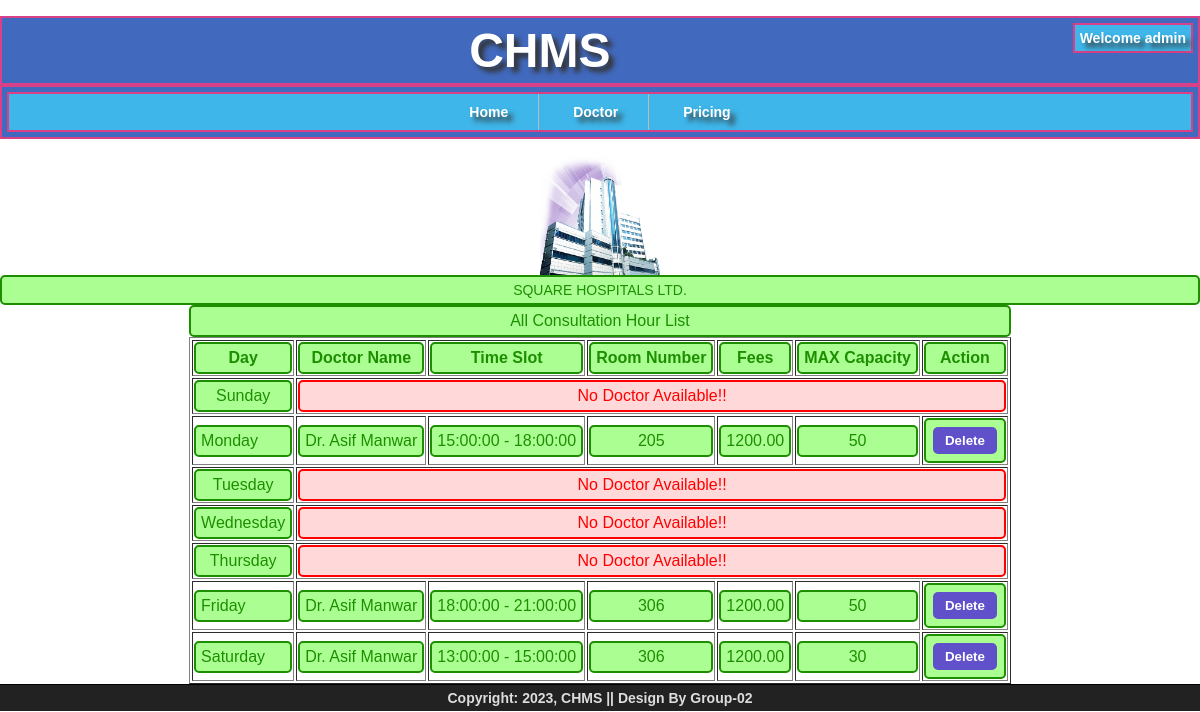
The app's page /chms/admin/hospital/consultation.php?H_ID=1004 (signed in) with its own data.
### tables this page shows
CREATE TABLE `hospital` (
  `ID` int(11) NOT NULL,
  `License_Number` int(11) NOT NULL,
  `Name` varchar(50) NOT NULL
);

CREATE TABLE `user_details` (
  `ID` int(11) NOT NULL,
  `User_Name` varchar(255) NOT NULL,
  `Password` char(255) NOT NULL,
  `Role` char(20) NOT NULL,
  `Phone_Number` char(15) NOT NULL,
  `Email` char(150) DEFAULT NULL,
  `Address` varchar(200) DEFAULT NULL,
  `Photo` char(50) DEFAULT NULL,
  `Status` tinyint(1) NOT NULL
);

CREATE TABLE `consultation` (
  `D_ID` int(11) NOT NULL,
  `H_ID` int(11) NOT NULL,
  `Day` char(10) NOT NULL,
  `Start_Time` time NOT NULL,
  `End_Time` time NOT NULL,
  `Room` int(4) NOT NULL,
  `Fees` decimal(6,2) NOT NULL,
  `MAX_Capacity` int(3) NOT NULL
);

CREATE TABLE `doctor` (
  `ID` int(11) NOT NULL,
  `License_Number` int(11) NOT NULL,
  `Fname` varchar(30) NOT NULL,
  `Lname` varchar(30) DEFAULT NULL,
  `Title` varchar(30) DEFAULT NULL,
  `DOB` date NOT NULL,
  `Gender` char(10) NOT NULL,
  `Experience_From` date NOT NULL,
  `Language` varchar(100) NOT NULL,
  `Current_Position` varchar(150) NOT NULL,
  `P_Location` varchar(150) NOT NULL
);

### CHMS/admin/hospital/consultation.php (the view, shortened to what this page needs)
<?php
include("../../common/header-content.php");
if(isset($_GET['H_ID'])){
	$H_ID = $_GET['H_ID'];
	$sql_info = "SELECT h.Name, u.Photo
		FROM hospital h, user_details u
		WHERE h.ID = u.ID AND h.ID = $H_ID";
		$result_info = mysqli_query($conn, $sql_info);
		$found_user = mysqli_fetch_array($result_info);
        $Name = $found_user['Name'];
        $Photo = $found_user['Photo'];
        echo '<table align="center" border="1">';
        if($Photo == ""){
			echo '<div align="center"><img src="/chms/hospital/img/null.jpg" alt="'.$Name.'" width="200px" height="200px"></div>';
		}
		else{
			echo '<div align="center"><img src="/chms/hospital/'.$Photo.'" alt="'.$Name.'" width="120px" height="120px"></div>';
		}
		echo '<div id="joy_congratulation" align="center">
		'. $Name . '</div>';
echo '
	<caption>
		<div id="joy_congratulation">
			All Consultation Hour List
		</div>
	</caption>
	<tr>
		<th>
			<div id="joy_congratulation" align="center">
				Day
			</div>
		</th>
		<th>
			<div id="joy_congratulation" align="center">
				Doctor Name
			</div>
		</th>
		<th>
			<div id="joy_congratulation" align="center">
				Time Slot
			</div>
		</th>
		<th>
			<div id="joy_congratulation" align="center">
				Room Number
			</div>
		</th>
		<th>
			<div id="joy_congratulation" align="center">
				Fees
			</div>
		</th>
		<th>
			<div id="joy_congratulation" align="center">
				MAX Capacity
			</div>
		</th>
		<th>
			<div id="joy_congratulation" align="center">
				Action
			</div>
		</th>
	</tr>';
$sunday = "SELECT c.D_ID, d.Title, d.Fname, d.Lname, c.Start_Time, c.End_Time, c.Room, c.Fees, c.MAX_Capacity
				FROM consultation c, doctor d
				WHERE c.D_ID = d.ID AND c.H_ID = $H_ID AND Day = 'Sunday'
				ORDER BY c.Start_Time";
$monday = "SELECT c.D_ID, d.Title, d.Fname, d.Lname, c.Start_Time, c.End_Time, c.Room, c.Fees, c.MAX_Capacity
				FROM consultation c, doctor d
				WHERE c.D_ID = d.ID AND c.H_ID = $H_ID AND Day = 'Monday'
				ORDER BY c.Start_Time";
$tuesday = "SELECT c.D_ID, d.Title, d.Fname, d.Lname, c.Start_Time, c.End_Time, c.Room, c.Fees, c.MAX_Capacity
				FROM consultation c, doctor d
				WHERE c.D_ID = d.ID AND c.H_ID = $H_ID AND Day = 'Tuesday'
				ORDER BY c.Start_Time";
$wednesday = "SELECT c.D_ID, d.Title, d.Fname, d.Lname, c.Start_Time, c.End_Time, c.Room, c.Fees, c.MAX_Capacity
				FROM consultation c, doctor d
				WHERE c.D_ID = d.ID AND c.H_ID = $H_ID AND Day = 'Wednesday'
				ORDER BY c.Start_Time";
$thursday = "SELECT c.D_ID, d.Title, d.Fname, d.Lname, c.Start_Time, c.End_Time, c.Room, c.Fees, c.MAX_Capacity
				FROM consultation c, doctor d
				WHERE c.D_ID = d.ID AND c.H_ID = $H_ID AND Day = 'Thursday'
				ORDER BY c.Start_Time";
$friday = "SELECT c.D_ID, d.Title, d.Fname, d.Lname, c.Start_Time, c.End_Time, c.Room, c.Fees, c.MAX_Capacity
				FROM consultation c, doctor d
				WHERE c.D_ID = d.ID AND c.H_ID = $H_ID AND Day = 'Friday'
				ORDER BY c.Start_Time";
$saturday = "SELECT c.D_ID, d.Title, d.Fname, d.Lname, c.Start_Time, c.End_Time, c.Room, c.Fees, c.MAX_Capacity
				FROM consultation c, doctor d
				WHERE c.D_ID = d.ID AND c.H_ID = $H_ID AND Day = 'Saturday'
				ORDER BY c.Start_Time";
$result_sunday = mysqli_query($conn, $sunday);
$result_monday = mysqli_query($conn, $monday);
$result_tuesday = mysqli_query($conn, $tuesday);
$result_wednesday = mysqli_query($conn, $wednesday);
$result_thursday = mysqli_query($conn, $thursday);
$result_friday = mysqli_query($conn, $friday);
$result_saturday = mysqli_query($conn, $saturday);
$flag = FALSE;
if (mysqli_num_rows($result_sunday) > 0){
	echo '
		<tr>
			<td rowspan="'.mysqli_num_rows($result_sunday).'">
				<div id="joy_congratulation">
					Sunday
				</div>
			</td>';
		while ($row = mysqli_fetch_assoc($result_sunday)){
			if($flag){
				echo '<tr>';
			}
			$flag = TRUE;
			echo '
				<td>
					<div id="joy_congratulation" align="center">
						'.$row['Title'].' Dr. '.$row['Fname'].' '.$row['Lname'].'
					</div>
				</td>
				<td>
					<div id="joy_congratulation" align="center">
						'.$row['Start_Time'].' - '.$row['End_Time'].'
					</div>
				</td>
				<td>
					<div id="joy_congratulation" align="center">
						'.$row['Room'].'
					</div>
				</td>
				<td>
					<div id="joy_congratulation" align="center">
						'.$row['Fees'].'
					</div>
				</td>
				<td>
					<div id="joy_congratulation" align="center">
						'.$row['MAX_Capacity'].'
					</div>
				</td>
				<td>
					<div id="joy_congratulation" align="center">
						<form action="/chms/admin/hospital/consultation.php" method="POST" onsubmit="return showConfirmation()" style="margin: 0px; padding: 0px;">
							<input type="hidden" id="D_ID" name="D_ID" value="'.$row['D_ID'].'">
							<input type="hidden" id="H_ID" name="H_ID" value="'.$H_ID.'">
							<input type="hidden" id="Day" name="Day" value="Sunday">
							<input type="submit" name="delete" value="Delete">
						</form>
					</div>
				</th>
			</tr>
			';
		}
}
else{
	echo '
	<tr>
		<td>
			<div id="joy_congratulation" align="center">
				Sunday
			</div>
		</td>
		<td colspan="6">
			<div id="joy_warning" align="center">
				No Doctor Available!!
			</div>
		</td>
	</tr>';
}
if (mysqli_num_rows($result_monday) > 0){
	echo '
		<tr>
			<td rowspan="'.mysqli_num_rows($result_monday).'">
				<div id="joy_congratulation">
					Monday
				</div>
			</td>';
		while ($row = mysqli_fetch_assoc($result_monday)){
			echo '
				<td>
					<div id="joy_congratulation" align="center">
						'.$row['Title'].' Dr. '.$row['Fname'].' '.$row['Lname'].'
					</div>
				</td>
				<td>
					<div id="joy_congratulation" align="center">
						'.$row['Start_Time'].' - '.$row['End_Time'].'
					</div>
				</td>
				<td>
					<div id="joy_congratulation" align="center">
						'.$row['Room'].'
					</div>
				</td>
				<td>
					<div id="joy_congratulation" align="center">
						'.$row['Fees'].'
					</div>
				</td>
				<td>
					<div id="joy_congratulation" align="center">
						'.$row['MAX_Capacity'].'
					</div>
				</td>
				<td>
					<div id="joy_congratulation" align="center">
						<form action="/chms/admin/hospital/consultation.php" method="POST" onsubmit="return showConfirmation()" style="margin: 0px; padding: 0px;">
							<input type="hidden" id="D_ID" name="D_ID" value="'.$row['D_ID'].'">
							<input type="hidden" id="H_ID" name="H_ID" value="'.$H_ID.'">
							<input type="hidden" id="Day" name="Day" value="Monday">
							<input type="submit" name="delete" value="Delete">
						</form>
					</div>
				</th>
			</tr>
			';
		}
}
$flag = FALSE;
if (mysqli_num_rows($result_tuesday) > 0){
	echo '
		<tr>
			<td rowspan="'.mysqli_num_rows($result_tuesday).'">
				<div id="joy_congratulation">
					Tuesday
				</div>
			</td>';
		while ($row = mysqli_fetch_assoc($result_tuesday)){
			if($flag){
				echo '<tr>';
			}
			$flag = TRUE;
			echo '
				<td>
					<div id="joy_congratulation" align="center">
						'.$row['Title'].' Dr. '.$row['Fname'].' '.$row['Lname'].'
					</div>
				</td>
				<td>
					<div id="joy_congratulation" align="center">
						'.$row['Start_Time'].' - '.$row['End_Time'].'
					</div>
				</td>
				<td>
					<div id="joy_congratulation" align="center">
						'.$row['Room'].'
					</div>
				</td>
				<td>
					<div id="joy_congratulation" align="center">
						'.$row['Fees'].'
					</div>
				</td>
				<td>
					<div id="joy_congratulation" align="center">
						'.$row['MAX_Capacity'].'
					</div>
				</td>
				<td>
					<div id="joy_congratulation" align="center">
						<form action="/chms/admin/hospital/consultation.php" method="POST" onsubmit="return showConfirmation()" style="margin: 0px; padding: 0px;">
							<input type="hidden" id="D_ID" name="D_ID" value="'.$row['D_ID'].'">
							<input type="hidden" id="H_ID" name="H_ID" value="'.$H_ID.'">
							<input type="hidden" id="Day" name="Day" value="Tuesday">
							<input type="submit" name="delete" value="Delete">
						</form>
					</div>
				</th>
			</tr>
			';
		}
}
else{
	echo '
	<tr>
		<td>
			<div id="joy_congratulation" align="center">
				Tuesday
			</div>
		</td>
		<td colspan="6">
			<div id="joy_warning" align="center">
				No Doctor Available!!
			</div>
		</td>
	</tr>';
}
$flag = FALSE;
if (mysqli_num_rows($result_wednesday) > 0){
	echo '
		<tr>
			<td rowspan="'.mysqli_num_rows($result_wednesday).'">
				<div id="joy_congratulation">
					Wednesday
				</div>
			</td>';
		while ($row = mysqli_fetch_assoc($result_wednesday)){
			if($flag){
				echo '<tr>';
			}
			$flag = TRUE;
			echo '
				<td>
					<div id="joy_congratulation" align="center">
						'.$row['Title'].' Dr. '.$row['Fname'].' '.$row['Lname'].'
					</div>
				</td>
				<td>
					<div id="joy_congratulation" align="center">
						'.$row['Start_Time'].' - '.$row['End_Time'].'
					</div>
				</td>
				<td>
					<div id="joy_congratulation" align="center">
						'.$row['Room'].'
					</div>
				</td>
				<td>
					<div id="joy_congratulation" align="center">
						'.$row['Fees'].'
					</div>
				</td>
				<td>
					<div id="joy_congratulation" align="center">
						'.$row['MAX_Capacity'].'
					</div>
				</td>
				<td>
					<div id="joy_congratulation" align="center">
						<form action="/chms/admin/hospital/consultation.php" method="POST" onsubmit="return showConfirmation()" style="margin: 0px; padding: 0px;">
							<input type="hidden" id="D_ID" name="D_ID" value="'.$row['D_ID'].'">
							<input type="hidden" id="H_ID" name="H_ID" value="'.$H_ID.'">
							<input type="hidden" id="Day" name="Day" value="Wednesday">
							<input type="submit" name="delete" value="Delete">
						</form>
					</div>
				</th>
			</tr>
			';
		}
}
else{
	echo '
	<tr>
		<td>
			<div id="joy_congratulation" align="center">
				Wednesday
			</div>
		</td>
		<td colspan="6">
			<div id="joy_warning" align="center">
				No Doctor Available!!
			</div>
		</td>
	</tr>';
}
$flag = FALSE;
if (mysqli_num_rows($result_thursday) > 0){
	echo '
		<tr>
			<td rowspan="'.mysqli_num_rows($result_thursday).'">
				<div id="joy_congratulation">
					Thursday
				</div>
			</td>';
		while ($row = mysqli_fetch_assoc($result_thursday)){
			if($flag){
				echo '<tr>';
			}
			$flag = TRUE;
			echo '
				<td>
					<div id="joy_congratulation" align="center">
						'.$row['Title'].' Dr. '.$row['Fname'].' '.$row['Lname'].'
					</div>
				</td>
				<td>
					<div id="joy_congratulation" align="center">
						'.$row['Start_Time'].' - '.$row['End_Time'].'
					</div>
				</td>
				<td>
					<div id="joy_congratulation" align="center">
						'.$row['Room'].'
					</div>
				</td>
				<td>
					<div id="joy_congratulation" align="center">
						'.$row['Fees'].'
					</div>
				</td>
				<td>
					<div id="joy_congratulation" align="center">
						'.$row['MAX_Capacity'].'
					</div>
				</td>
				<td>
					<div id="joy_congratulation" align="center">
						<form action="/chms/admin/hospital/consultation.php" method="POST" onsubmit="return showConfirmation()" style="margin: 0px; padding: 0px;">
							<input type="hidden" id="D_ID" name="D_ID" value="'.$row['D_ID'].'">
							<input type="hidden" id="H_ID" name="H_ID" value="'.$H_ID.'">
							<input type="hidden" id="Day" name="Day" value="Thursday">
							<input type="submit" name="delete" value="Delete">
						</form>
					</div>
				</th>
			</tr>
			';
		}
}
else{
	echo '
	<tr>
		<td>
			<div id="joy_congratulation" align="center">
				Thursday
			</div>
		</td>
		<td colspan="6">
			<div id="joy_warning" align="center">
				No Doctor Available!!
			</div>
		</td>
	</tr>';
}
if (mysqli_num_rows($result_friday) > 0){
	echo '
		<tr>
			<td rowspan="'.mysqli_num_rows($result_friday).'">
				<div id="joy_congratulation">
					Friday
				</div>
			</td>';
		while ($row = mysqli_fetch_assoc($result_friday)){
			echo '
				<td>
					<div id="joy_congratulation" align="center">
						'.$row['Title'].' Dr. '.$row['Fname'].' '.$row['Lname'].'
					</div>
				</td>
				<td>
					<div id="joy_congratulation" align="center">
						'.$row['Start_Time'].' - '.$row['End_Time'].'
					</div>
				</td>
				<td>
					<div id="joy_congratulation" align="center">
						'.$row['Room'].'
					</div>
				</td>
				<td>
					<div id="joy_congratulation" align="center">
						'.$row['Fees'].'
					</div>
				</td>
				<td>
					<div id="joy_congratulation" align="center">
						'.$row['MAX_Capacity'].'
					</div>
				</td>
				<td>
					<div id="joy_congratulation" align="center">
						<form action="/chms/admin/hospital/consultation.php" method="POST" onsubmit="return showConfirmation()" style="margin: 0px; padding: 0px;">
							<input type="hidden" id="D_ID" name="D_ID" value="'.$row['D_ID'].'">
							<input type="hidden" id="H_ID" name="H_ID" value="'.$H_ID.'">
							<input type="hidden" id="Day" name="Day" value="Friday">
							<input type="submit" name="delete" value="Delete">
						</form>
					</div>
				</th>
			</tr>
			';
		}
}
if (mysqli_num_rows($result_saturday) > 0){
	echo '
		<tr>
			<td rowspan="'.mysqli_num_rows($result_saturday).'">
				<div id="joy_congratulation">
					Saturday
				</div>
			</td>';
		while ($row = mysqli_fetch_assoc($result_saturday)){
			echo '
				<td>
					<div id="joy_congratulation" align="center">
						'.$row['Title'].' Dr. '.$row['Fname'].' '.$row['Lname'].'
					</div>
				</td>
				<td>
					<div id="joy_congratulation" align="center">
						'.$row['Start_Time'].' - '.$row['End_Time'].'
					</div>
				</td>
				<td>
					<div id="joy_congratulation" align="center">
						'.$row['Room'].'
					</div>
				</td>
				<td>
					<div id="joy_congratulation" align="center">
						'.$row['Fees'].'
					</div>
				</td>
				<td>
					<div id="joy_congratulation" align="center">
						'.$row['MAX_Capacity'].'
					</div>
				</td>
				<td>
					<div id="joy_congratulation" align="center">
						<form action="/chms/admin/hospital/consultation.php" method="POST" onsubmit="return showConfirmation()" style="margin: 0px; padding: 0px;">
							<input type="hidden" id="D_ID" name="D_ID" value="'.$row['D_ID'].'">
							<input type="hidden" id="H_ID" name="H_ID" value="'.$H_ID.'">
							<input type="hidden" id="Day" name="Day" value="Saturday">
							<input type="submit" name="delete" value="Delete">
						</form>
					</div>
				</th>
			</tr>
			';
		}
}
}
?>
<!DOCTYPE html>
<html>
<head>
</head>
<body>
</body>
</html>

### records on screen
hospital: ID.Photo (picture), Name "SQUARE HOSPITALS LTD."
consultation: D_ID.Fname "Asif", D_ID.Lname "Manwar", Start_Time "15:00:00", End_Time "18:00:00", Room "205", Fees "1200.00", MAX_Capacity "50"
consultation: D_ID.Fname "Asif", D_ID.Lname "Manwar", Start_Time "18:00:00", End_Time "21:00:00", Room "306", Fees "1200.00", MAX_Capacity "50"
consultation: D_ID.Fname "Asif", D_ID.Lname "Manwar", Start_Time "13:00:00", End_Time "15:00:00", Room "306", Fees "1200.00", MAX_Capacity "30"

### other values on screen
$User_Name "admin"
